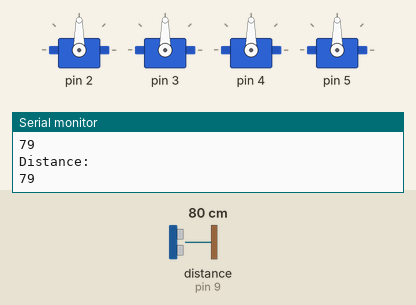
This sketch was run on a simulated Arduino Nano, built with avr-gcc and run on an emulated ATmega328P. On the bench: 4 × servo, the last lines printed to the serial monitor. Wiring (inferred from the names in the program): ultrasonic range finder: trigger pin 8; echo pin 9. Inputs (shaded band) come from the test bench; at power-on: distance to the obstacle (sensor on pin 9) 80 cm. The echo pulse lasts 58.3 µs per cm.

Above: at 1.9 s.
2.0 s: distance to the obstacle (sensor on pin 9) set to 12 cm
5.0 s: distance to the obstacle (sensor on pin 9) set to 9 cm
At 5.19 s:
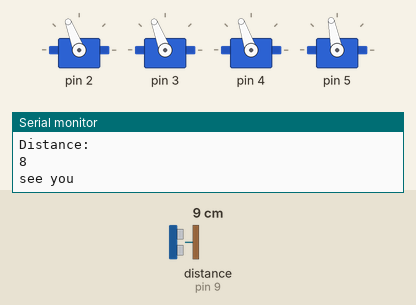
At 5.81 s:
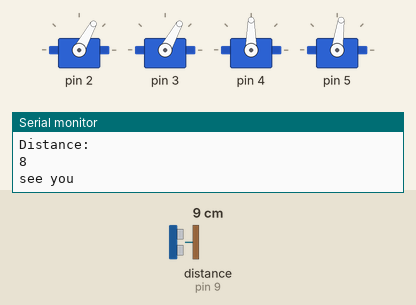
8.0 s: distance to the obstacle (sensor on pin 9) set to 18 cm
At 9.5 s:
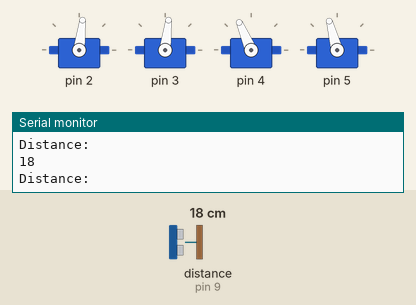
Timing chart, 0 to 11.0 s (numbered marks = the images above; inputs shaded):
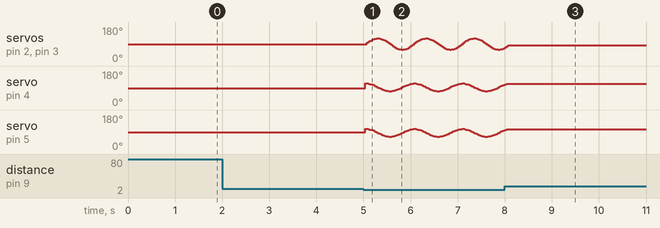

Measured:
- the behaviour switches between 11 and 10 cm on distance to the obstacle (sensor on pin 9) (found by bisection; images 0 and 1)
- after the input at 8.0 s, servo on pin 2, servo on pin 3: goes on until 8.1 s, then stays 83°; servo on pin 4: goes on until 8.1 s, then stays 113°; servo on pin 5: goes on until 8.1 s, then stays 105°

The sketch:

calibration.ino
```cpp
#include <Arduino.h>
#include <Wire.h>
#include <SoftwareSerial.h>
#include <EEPROM.h>
#include <Otto.h> //-- Otto Library
Otto Otto;  //This is Otto!
//***OPEN SERIAL MONITOR FOR FINER CALIBRATION***

//Servos
//ensure you have wired the servos to these ports on the nano
#define LeftLeg 2
#define RightLeg 3
#define LeftFoot 4
#define RightFoot 5
#define Buzzer  13

// Ultrasonic Sensor Pins
//ensure you have wired the trig and echo pins to these ports on the nano
#define TRIG_PIN 8
#define ECHO_PIN 9

double angle_rad = PI/180.0;
double angle_deg = 180.0/PI;
int YL;
int YR;
int RL;
int RR;
double charRead;


///////////////////////////////////////////////////////////////////
//-- SETUP-------------------------------------------------------//
//This code will run once every time the otto is connected-------//
///////////////////////////////////////////////////////////////////
void setup(){
    Otto.init(LeftLeg, RightLeg, LeftFoot, RightFoot, true, Buzzer); //Set the servo pins and Buzzer pin
    Serial.begin(9600);
    pinMode(TRIG_PIN, OUTPUT);
    pinMode(ECHO_PIN, INPUT);
    YL = EEPROM.read(0);
    if (YL > 128) YL -= 256;
    YR = EEPROM.read(1);
    if (YR > 128) YR -= 256;
    RL = EEPROM.read(2);
    if (RL > 128) RL -= 256;
    RR = EEPROM.read(3);
    if (RR > 128) RR -= 256;
    Otto.home(); //home the servos to the right positions
    Serial.println("OTTO CALIBRATION PROGRAM");
    Serial.println("PRESS a or z for adjusting Left Leg");
    Serial.println("PRESS s or x for adjusting Left Foot");
    Serial.println("PRESS k or m for adjusting Right Leg");
    Serial.println("PRESS j or n for adjusting Right Foot");
    Serial.println();
    Serial.println("PRESS f to test Otto walking");
    Serial.println("PRESS h to return servos to home position");
}

///////////////////////////////////////////////////////////////////
//-- Main Loop ---------------------------------------------//
//This loop will run indefinitely---------------------------//
///////////////////////////////////////////////////////////////////
void loop(){
  //if the US detects something, walk forwards
  if (checkForObjects()) {
    Serial.println("see you");
    // Make Otto walk forward if an object is detected
    Otto.walk(1, 1000, -1);
    //uncomment this line if you want it to moon walk
    //Otto.moonwalker(3, 1000, 25,-1);
  }

    //read the input from the serial monitor
    if((Serial.available()) > (0)){
        charRead = Serial.read();
    }
    if((charRead)==('a' )){
        YL++;
        Otto.setTrims(YL,YR,RL,RR);
        calib_homePos();
        Otto.saveTrimsOnEEPROM();
    }else if((charRead)==( 'z' )){
        YL--;
        Otto.setTrims(YL,YR,RL,RR);
        calib_homePos();
        Otto.saveTrimsOnEEPROM();
    }else if((charRead)==( 's' )){
        RL++;
        Otto.setTrims(YL,YR,RL,RR);
        calib_homePos();
        Otto.saveTrimsOnEEPROM();
    }else if((charRead)==( 'x' )){
        RL--;
        Otto.setTrims(YL,YR,RL,RR);
        calib_homePos();
        Otto.saveTrimsOnEEPROM();
    }else if(((charRead)==( 'k' ))){
        YR++;
        Otto.setTrims(YL,YR,RL,RR);
        calib_homePos();
        Otto.saveTrimsOnEEPROM();
    }else if(((charRead)==( 'm' ))){
        YR--;
        Otto.setTrims(YL,YR,RL,RR);
        calib_homePos();
        Otto.saveTrimsOnEEPROM();
    }else if(((charRead)==( 'j' ))){
        RR++;
        Otto.setTrims(YL,YR,RL,RR);
        calib_homePos();
        Otto.saveTrimsOnEEPROM();
    }else if(((charRead)==( 'n' ))){
        RR--;
        Otto.setTrims(YL,YR,RL,RR);
        calib_homePos();
        Otto.saveTrimsOnEEPROM();
     }else if(((charRead)==( 'f' ))){
        Otto.walk(1,1000,1);
     }else if(((charRead)==( 'h' ))){
        Otto.home();
     }else{
     }
}

void calib_homePos() {
  int servoPos[4];
  servoPos[0]=90;
  servoPos[1]=90;
  servoPos[2]=90;
  servoPos[3]=90;
  Otto._moveServos(500, servoPos);
  Otto.detachServos();
}

// Function to check for objects with the ultrasonic sensor
bool checkForObjects() {
  long duration, distance;
  digitalWrite(TRIG_PIN, LOW);
  delayMicroseconds(2);
  digitalWrite(TRIG_PIN, HIGH);
  delayMicroseconds(10);
  digitalWrite(TRIG_PIN, LOW);
  duration = pulseIn(ECHO_PIN, HIGH);
  distance = (duration / 2) / 29.1; // Convert to distance
  Serial.println("Distance: ");
  Serial.println(distance);
  if (distance < 10 && distance > 0) { // Object detected within 10cm
    return true;
  } else {
    return false;
  }
}
```
